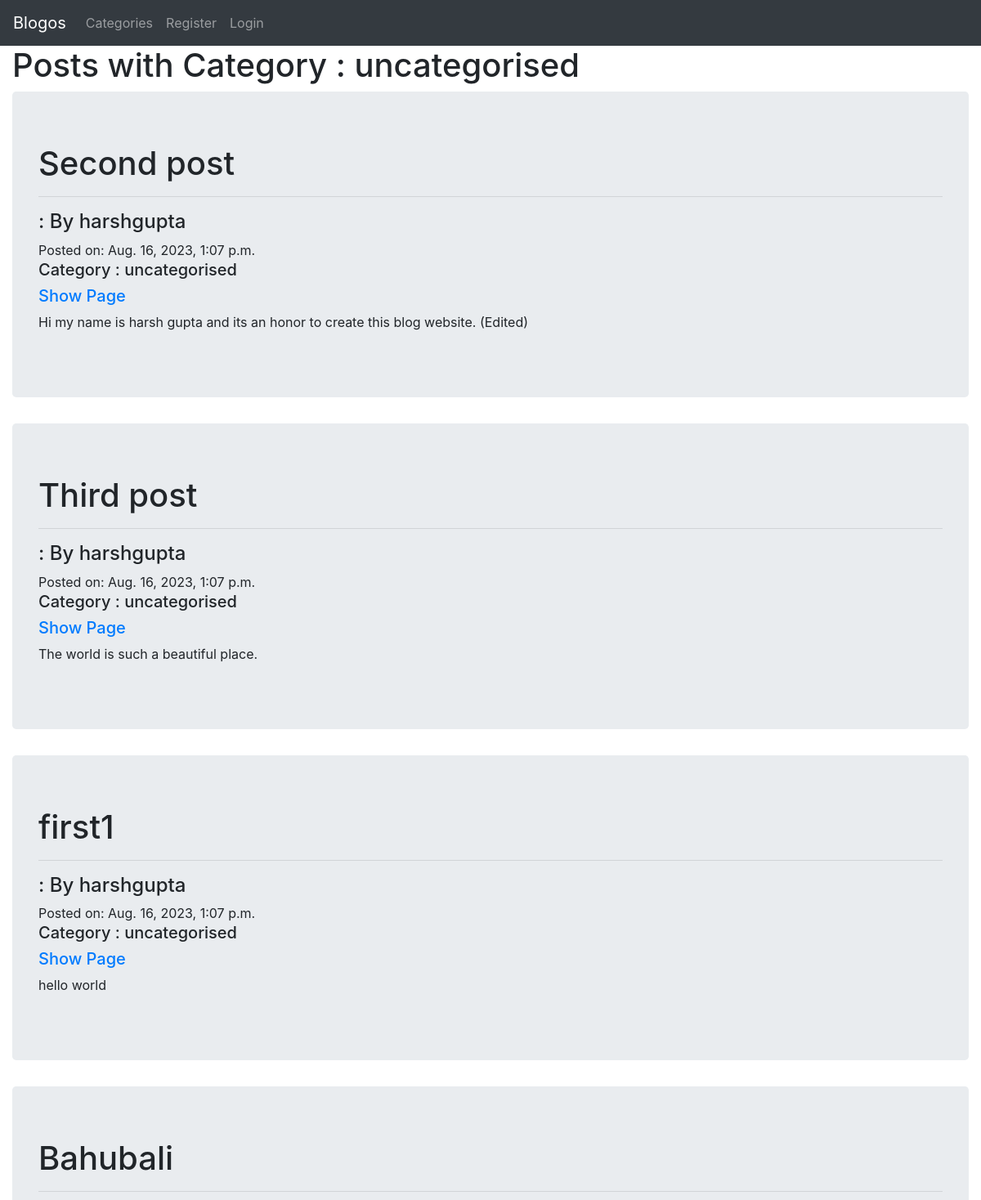
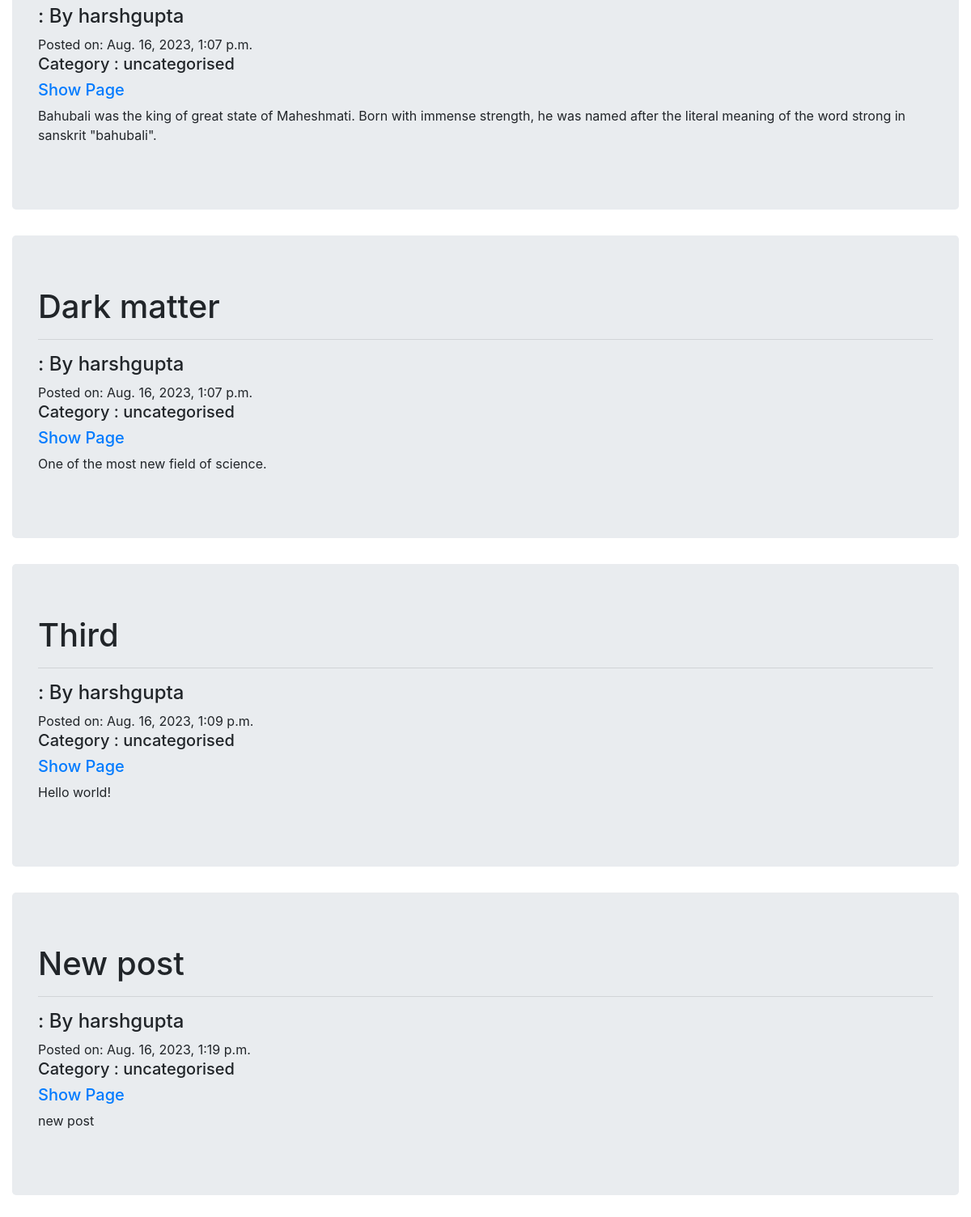
/artical/ViewCategory/uncategorised, run on the app's committed database (2 pictures, top to bottom).
### blog/models.py (models this page shows, shortened)
class Post(models.Model):
    title = models.CharField(max_length=255)
    title_tag = models.CharField(max_length=255)
    author = models.ForeignKey(User,on_delete=models.CASCADE)
    body = RichTextField(blank=True, null=True)
    post_date = models.DateTimeField(auto_now=True) ## Whenever we create new blogposts, automatically assign a date to it.
    category = models.CharField(max_length=255,default='uncategorised')
    snippet = models.CharField(max_length=255,default='Click link above to read the blogpost.')
    header_image = models.ImageField(null=True,blank=True,upload_to='images/')

### blog/views.py (the view)
# urls.py: path('artical/ViewCategory/<str:cats>',CategoryViewTwo,name='categoryTwo'),
def CategoryViewTwo(request,cats):
    category_posts = Post.objects.filter(category = cats.replace('-',' '))
    return render(request,'categoryContent.html',{'category_posts':category_posts, 'cats':cats.replace('-',' ')})

### blog/templates/categoryContent.html (shortened to what this page needs)
{% extends 'home.html' %}
{%block content%}
{% if category_posts %}
<h1>Posts with Category : {{cats}}</h1>
{% for post in category_posts %}
            <div class="jumbotron">
                <h1>{{post.title}} </h1>
                <hr><h4>: By {{post.author}}</h4><span>   Posted on: {{post.post_date}}</span><br>
                <h5>Category : {{post.category}}</h5>
                <h5><a href="{% url 'articaldetails' post.pk %}">Show Page</a></h5>
                <p>{{post.body|slice:":200"}}</p>
              </div>
            {% endfor %}
            {%else%}
            <div class="container"><h1>Error 404</h1></div>
{%endif%}
{%endblock%}

### data on the page
Post: title "Second post", author "harshgupta", post_date "Aug. 16, 2023, 1:07 p.m.", category "uncategorised", body "Hi my name is harsh gupta and its an honor to create this blog website. (Edited)"
Post: title "Third post", author "harshgupta", post_date "Aug. 16, 2023, 1:07 p.m.", category "uncategorised", body "The world is such a beautiful place."
Post: title "first1", author "harshgupta", post_date "Aug. 16, 2023, 1:07 p.m.", category "uncategorised", body "hello world"
Post: title "Bahubali", author "harshgupta", post_date "Aug. 16, 2023, 1:07 p.m.", category "uncategorised", body "Bahubali was the king of great state of Maheshmati. Born with immense strength, he was named after the literal meaning of the word strong in sanskrit \"bahubali\"."
Post: title "Dark matter", author "harshgupta", post_date "Aug. 16, 2023, 1:07 p.m.", category "uncategorised", body "One of the most new field of science."
Post: title "Third", author "harshgupta", post_date "Aug. 16, 2023, 1:09 p.m.", category "uncategorised", body "Hello world!"
Post: title "New post", author "harshgupta", post_date "Aug. 16, 2023, 1:19 p.m.", category "uncategorised", body "new post"

### other printed values
{{ cats }} "uncategorised"
